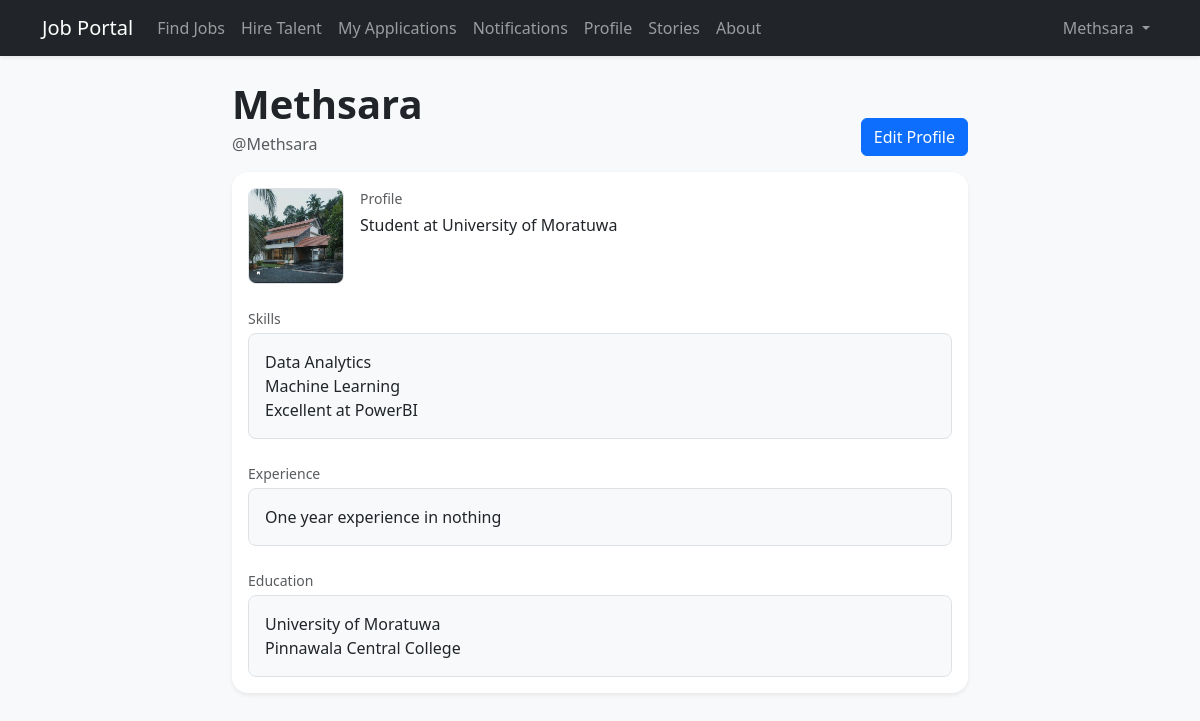
/profile/1/ (signed in), run on the app's committed database.
### accounts/models.py (models this page shows, shortened)
class UserProfile(models.Model):
    user = models.OneToOneField(User, on_delete=models.CASCADE, related_name="profile")
    bio = models.TextField(blank=True)
    skills = models.TextField(blank=True)
    experience = models.TextField(blank=True)
    education = models.TextField(blank=True)
    profile_picture = models.ImageField(upload_to="profile_pictures/", blank=True, null=True)
    resume_link = models.URLField(blank=True)

### accounts/views.py (the view)
# urls.py: path("profile/<int:user_id>/", views.profile_detail, name="profile_detail"),
@login_required
def profile_detail(request, user_id: int):
    user_obj = get_object_or_404(User, pk=user_id)
    profile, _ = UserProfile.objects.get_or_create(user=user_obj)
    return render(
        request,
        "profile_detail.html",
        {"profile": profile, "profile_user": user_obj},
    )

### jobportal/context_processors.py (called while the page is built)
def unread_notifications_count(request):
    if not getattr(request, "user", None) or not request.user.is_authenticated:
        return {"unread_notifications_count": 0}
    return {
        "unread_notifications_count": Notification.objects.filter(
            recipient=request.user, is_read=False
        ).count()
    }

### accounts/templates/profile_detail.html (shortened to what this page needs)
{% extends "base.html" %}
{% block content %}
<div class="row justify-content-center">
  <div class="col-12 col-lg-9 col-xl-8">
    <div class="d-flex flex-wrap justify-content-between align-items-end gap-3 mb-3">
      <div>
        <h1 class="fw-bold mb-1">
          {{ profile_user.get_full_name|default:profile_user.username }}
        </h1>
        <div class="text-muted">@{{ profile_user.username }}</div>
      </div>
      <div class="d-flex gap-2">
        {% if request.user.id == profile_user.id %}
          <a class="btn btn-primary" href="{% url 'edit_profile' %}">Edit Profile</a>
        {% endif %}
      </div>
    </div>
    <div class="card shadow-sm border-0 rounded-4 overflow-hidden">
      <div class="card-body">
        <div class="d-flex align-items-start gap-3 mb-4">
          {% if profile.profile_picture %}
            <img src="{{ profile.profile_picture.url }}" alt="{{ profile_user.username }}" class="rounded-3 border" style="width: 96px; height: 96px; object-fit: cover;">
          {% else %}
            <div class="rounded-3 bg-light border d-flex align-items-center justify-content-center text-muted fw-bold" style="width: 96px; height: 96px;">
              {{ profile_user.username|slice:":1"|upper }}
            </div>
          {% endif %}
          <div class="flex-grow-1">
            <div class="text-muted small">Profile</div>
            {% if profile.bio %}
              <div class="mt-1">{{ profile.bio|linebreaksbr }}</div>
            {% else %}
              <div class="mt-1 text-muted">No bio provided yet.</div>
            {% endif %}
          </div>
        </div>
        <div class="row g-4">
          <div class="col-12">
            <div class="text-muted small mb-1">Skills</div>
            {% if profile.skills %}
              <div class="bg-light border rounded-3 p-3">{{ profile.skills|linebreaksbr }}</div>
            {% else %}
              <div class="text-muted">No skills listed.</div>
            {% endif %}
          </div>
          <div class="col-12">
            <div class="text-muted small mb-1">Experience</div>
            {% if profile.experience %}
              <div class="bg-light border rounded-3 p-3">{{ profile.experience|linebreaksbr }}</div>
            {% else %}
              <div class="text-muted">No experience added.</div>
            {% endif %}
          </div>
          <div class="col-12">
            <div class="text-muted small mb-1">Education</div>
            {% if profile.education %}
              <div class="bg-light border rounded-3 p-3">{{ profile.education|linebreaksbr }}</div>
            {% else %}
              <div class="text-muted">No education added.</div>
            {% endif %}
          </div>
        </div>
      </div>
    </div>
  </div>
</div>
{% endblock %}

### templates/base.html (shortened to what this page needs)
<!DOCTYPE html>
<html lang="en">
<head>
    <link href="https://cdn.jsdelivr.net/npm/bootstrap@5.3.0/dist/css/bootstrap.min.css" rel="stylesheet">
</head>
<body class="bg-light">
<nav class="navbar navbar-expand-lg navbar-dark bg-dark mb-4 shadow-sm">
    <div class="container">
        <a class="navbar-brand" href="/">Job Portal</a>
        <div class="collapse navbar-collapse" id="mainNavbar">
            <ul class="navbar-nav me-auto mb-2 mb-lg-0">
                {% if user.is_authenticated %}
                  {% if user.groups.all.0.name == 'Employer' %}
                    <li class="nav-item"><a class="nav-link" href="{% url 'job_list' %}">Find Jobs</a></li>
                    <li class="nav-item"><a class="nav-link" href="{% url 'talent_list' %}">Hire Talent</a></li>
                    <li class="nav-item"><a class="nav-link" href="{% url 'my_applications' %}">My Applications</a></li>
                    <li class="nav-item">
                      <a class="nav-link" href="{% url 'notifications_list' %}">
                        Notifications
                      </a>
                    </li>
                    <li class="nav-item"><a class="nav-link" href="{% url 'profile_detail' user.id %}">Profile</a></li>
                    <li class="nav-item"><a class="nav-link" href="{% url 'story_list' %}">Stories</a></li>
                    <li class="nav-item"><a class="nav-link" href="{% url 'about_us' %}">About</a></li>
                  {% endif %}
                {% else %}
                  <li class="nav-item"><a class="nav-link" href="{% url 'job_list' %}">Find Jobs</a></li>
                  <li class="nav-item"><a class="nav-link" href="{% url 'story_list' %}">Stories</a></li>
                  <li class="nav-item"><a class="nav-link" href="{% url 'about_us' %}">About</a></li>
                {% endif %}
            </ul>
            <ul class="navbar-nav ms-auto align-items-lg-center">
                {% if user.is_authenticated %}
                    <li class="nav-item dropdown">
                        <a class="nav-link dropdown-toggle" href="#" role="button" data-bs-toggle="dropdown" aria-expanded="false">
                            {{ user.username }}
                        </a>
                    </li>
                {% endif %}
            </ul>
        </div>
    </div>
</nav>
<div class="container">
    {% block content %}
    {% endblock %}
</div>
</body>
</html>

### data on the page
UserProfile: profile_picture (picture), bio "Student at University of Moratuwa", skills "Data Analytics Machine Learning Excellent at PowerBI", experience "One year experience in nothing", education "University of Moratuwa Pinnawala Central College"

### other printed values
{{ user.username }} "Methsara"
{{ profile_user.get_full_name|default:profile_user.username }} "Methsara"
{{ profile_user.username }} "Methsara"
